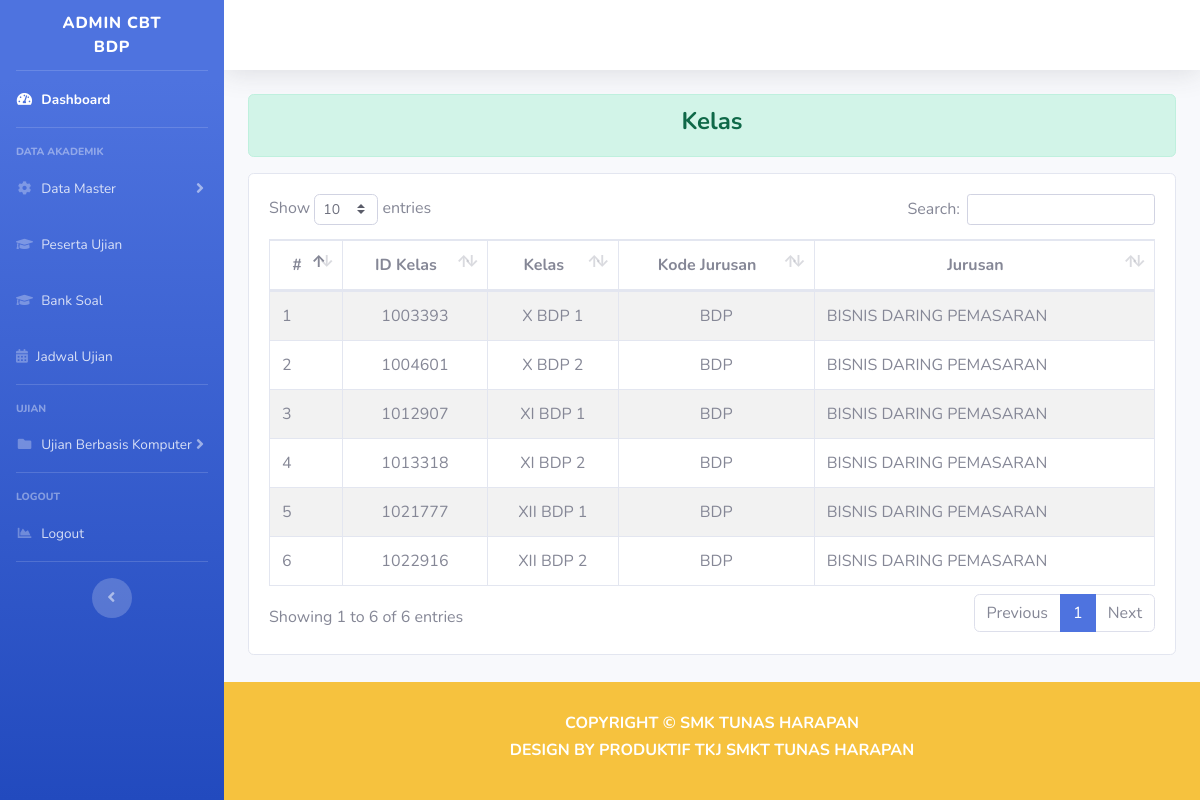
/index.php/dashboard_bdp/kelas, run on the app's committed database.
### tables this page shows
CREATE TABLE `a_kelas` (
  `id` int(11) NOT NULL,
  `kode` varchar(8) NOT NULL,
  `kelas` varchar(128) NOT NULL
);

CREATE TABLE `a_jurusan` (
  `id` int(11) NOT NULL,
  `kode` varchar(8) NOT NULL,
  `jurusan` varchar(128) NOT NULL
);

### application/controllers/Dashboard_bdp.php (called while the page is built, shortened)
<?php
class Dashboard_bdp extends CI_Controller
{
    function __construct()
    {
        $this->load->model('Model_jurusan');
    }
    public function kelas()
    {
        $isi['kelas'] = $this->Model_kelas->dataKelasBDP();
        $isi['content'] = 'BDP/tampilan_kelas';
        $this->load->view('BDP/templates/header');
        $this->load->view('BDP/tampilan_dashboard', $isi);
        $this->load->view('BDP/templates/footer');
    }
}

### index.php (called while the page is built, shortened)
<?php
require_once BASEPATH.'core/CodeIgniter.php';

### application/models/Model_kelas.php (called while the page is built, shortened)
<?php
class Model_kelas extends CI_Model
{
    public function dataKelasBDP()
    {
        $sql = "SELECT *, a_kelas.id AS id_kelas FROM `a_kelas`
                INNER JOIN a_jurusan
                ON a_kelas.kode=a_jurusan.kode
                WHERE a_kelas.kelas LIKE '%BDP%';";
        $query = $this->db->query($sql);
        return $query->result_array();
    }
}

### application/views/BDP/tampilan_kelas.php (the view)
<div class="alert alert-success" role="alert">
    <h4 class="text-center font-weight-bold">Kelas</h4>
</div>
<div class="row mt-2">
    <div class="col-md">
        <div class="card">
            <div class="card-body">
                <div class="table-responsive">
                    <table class="table table-striped table-bordered" id="dataTable" width="100%" cellspacing="0">
                        <thead>
                            <tr class="text-center">
                                <th scope="col">#</th>
                                <th scope="col">ID Kelas</th>
                                <th scope="col">Kelas</th>
                                <th scope="col">Kode Jurusan</th>
                                <th scope="col">Jurusan</th>
                            </tr>
                        </thead>
                        <tbody>
                            <tr>
                                <?php
                                $no = 1;
                                foreach ($kelas as $row) {
                                ?>
                                    <td><?php echo $no++; ?></td>
                                    <td class="text-center"><?= $row['id_kelas'] ?></td>
                                    <td class="text-center"><?= $row['kelas'] ?></td>
                                    <td class="text-center"><?= $row['kode'] ?></td>
                                    <td><?= $row['jurusan'] ?></td>
                            </tr>
                        <?php } ?>
                        </tbody>
                    </table>
                </div>
            </div>
        </div>
    </div>
</div>

### data on the page
a_kelas: id "1003393", kelas "X BDP 1", a_jurusan.kode "BDP", a_jurusan.jurusan "BISNIS DARING PEMASARAN"
a_kelas: id "1004601", kelas "X BDP 2", a_jurusan.kode "BDP", a_jurusan.jurusan "BISNIS DARING PEMASARAN"
a_kelas: id "1012907", kelas "XI BDP 1", a_jurusan.kode "BDP", a_jurusan.jurusan "BISNIS DARING PEMASARAN"
a_kelas: id "1013318", kelas "XI BDP 2", a_jurusan.kode "BDP", a_jurusan.jurusan "BISNIS DARING PEMASARAN"
a_kelas: id "1021777", kelas "XII BDP 1", a_jurusan.kode "BDP", a_jurusan.jurusan "BISNIS DARING PEMASARAN"
a_kelas: id "1022916", kelas "XII BDP 2", a_jurusan.kode "BDP", a_jurusan.jurusan "BISNIS DARING PEMASARAN"
